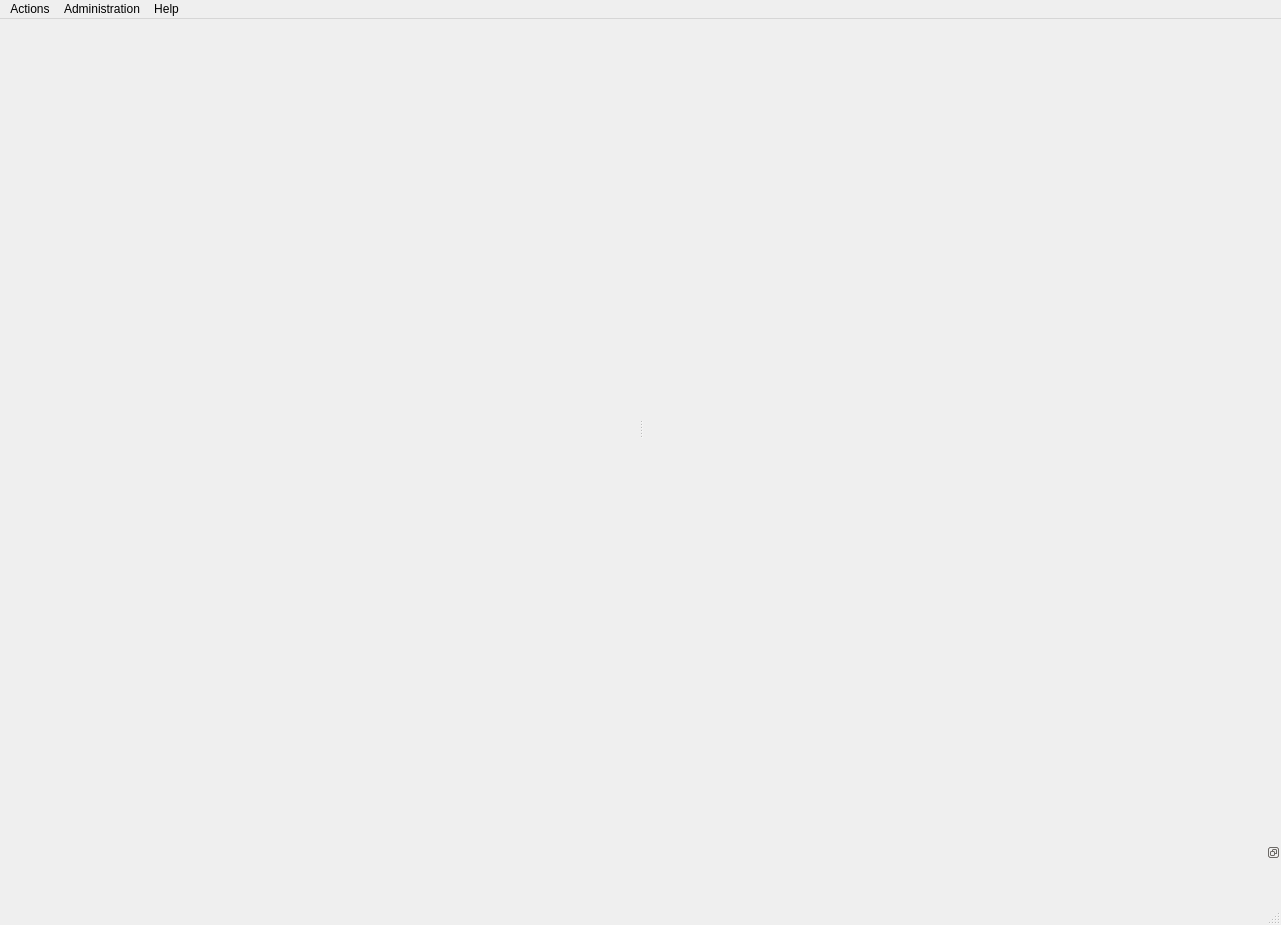
<?xml version="1.0" encoding="UTF-8"?>
<ui version="4.0">
 <class>QMainAlderWindow</class>
 <widget class="QMainWindow" name="QMainAlderWindow">
  <property name="windowModality">
   <enum>Qt::ApplicationModal</enum>
  </property>
  <property name="enabled">
   <bool>true</bool>
  </property>
  <property name="geometry">
   <rect>
    <x>0</x>
    <y>0</y>
    <width>1281</width>
    <height>925</height>
   </rect>
  </property>
  <property name="sizePolicy">
   <sizepolicy hsizetype="Expanding" vsizetype="Expanding">
    <horstretch>0</horstretch>
    <verstretch>0</verstretch>
   </sizepolicy>
  </property>
  <property name="minimumSize">
   <size>
    <width>800</width>
    <height>600</height>
   </size>
  </property>
  <property name="acceptDrops">
   <bool>false</bool>
  </property>
  <property name="windowTitle">
   <string>Alder</string>
  </property>
  <property name="dockNestingEnabled">
   <bool>true</bool>
  </property>
  <property name="unifiedTitleAndToolBarOnMac">
   <bool>false</bool>
  </property>
  <widget class="QWidget" name="centralwidget">
   <property name="sizePolicy">
    <sizepolicy hsizetype="Expanding" vsizetype="Expanding">
     <horstretch>0</horstretch>
     <verstretch>0</verstretch>
    </sizepolicy>
   </property>
   <property name="contextMenuPolicy">
    <enum>Qt::DefaultContextMenu</enum>
   </property>
   <layout class="QHBoxLayout" name="horizontalLayout">
    <item>
     <widget class="QSplitter" name="splitter">
      <property name="orientation">
       <enum>Qt::Horizontal</enum>
      </property>
      <property name="handleWidth">
       <number>10</number>
      </property>
      <property name="childrenCollapsible">
       <bool>false</bool>
      </property>
      <widget class="QAlderAtlasWidget" name="atlasWidget" native="true">
       <property name="sizePolicy">
        <sizepolicy hsizetype="Expanding" vsizetype="Preferred">
         <horstretch>0</horstretch>
         <verstretch>0</verstretch>
        </sizepolicy>
       </property>
       <property name="minimumSize">
        <size>
         <width>300</width>
         <height>0</height>
        </size>
       </property>
       <property name="sizeIncrement">
        <size>
         <width>0</width>
         <height>0</height>
        </size>
       </property>
      </widget>
      <widget class="QAlderInterviewWidget" name="interviewWidget" native="true">
       <property name="sizePolicy">
        <sizepolicy hsizetype="Expanding" vsizetype="Preferred">
         <horstretch>0</horstretch>
         <verstretch>0</verstretch>
        </sizepolicy>
       </property>
       <property name="minimumSize">
        <size>
         <width>300</width>
         <height>0</height>
        </size>
       </property>
       <property name="sizeIncrement">
        <size>
         <width>0</width>
         <height>0</height>
        </size>
       </property>
      </widget>
     </widget>
    </item>
   </layout>
  </widget>
  <widget class="QDockWidget" name="bottomDockWidget">
   <property name="sizePolicy">
    <sizepolicy hsizetype="Preferred" vsizetype="Preferred">
     <horstretch>0</horstretch>
     <verstretch>0</verstretch>
    </sizepolicy>
   </property>
   <property name="minimumSize">
    <size>
     <width>57</width>
     <height>60</height>
    </size>
   </property>
   <property name="maximumSize">
    <size>
     <width>524287</width>
     <height>60</height>
    </size>
   </property>
   <property name="features">
    <set>QDockWidget::DockWidgetFloatable</set>
   </property>
   <property name="allowedAreas">
    <set>Qt::BottomDockWidgetArea</set>
   </property>
   <attribute name="dockWidgetArea">
    <number>8</number>
   </attribute>
   <widget class="QWidget" name="bottomDockWidgetContents">
    <property name="sizePolicy">
     <sizepolicy hsizetype="Preferred" vsizetype="Fixed">
      <horstretch>0</horstretch>
      <verstretch>0</verstretch>
     </sizepolicy>
    </property>
    <layout class="QVBoxLayout" name="bottomVerticalLayout">
     <property name="spacing">
      <number>0</number>
     </property>
     <property name="margin">
      <number>0</number>
     </property>
     <item>
      <widget class="QAlderFramePlayerWidget" name="framePlayerWidget" native="true">
       <property name="sizePolicy">
        <sizepolicy hsizetype="Preferred" vsizetype="Fixed">
         <horstretch>0</horstretch>
         <verstretch>0</verstretch>
        </sizepolicy>
       </property>
      </widget>
     </item>
    </layout>
   </widget>
  </widget>
  <widget class="QMenuBar" name="menubar">
   <property name="geometry">
    <rect>
     <x>0</x>
     <y>0</y>
     <width>1281</width>
     <height>25</height>
    </rect>
   </property>
   <widget class="QMenu" name="menuActions">
    <property name="title">
     <string>Actions</string>
    </property>
    <addaction name="actionOpenInterview"/>
    <addaction name="actionShowAtlas"/>
    <addaction name="actionShowDicomTags"/>
    <addaction name="actionSaveImage"/>
    <addaction name="separator"/>
    <addaction name="actionLogin"/>
    <addaction name="actionChangePassword"/>
    <addaction name="actionExit"/>
   </widget>
   <widget class="QMenu" name="menuHelp">
    <property name="title">
     <string>Help</string>
    </property>
    <addaction name="actionAbout"/>
    <addaction name="actionManual"/>
   </widget>
   <widget class="QMenu" name="menuAdministration">
    <property name="title">
     <string>Administration</string>
    </property>
    <addaction name="actionUserManagement"/>
    <addaction name="actionUpdateDatabase"/>
   </widget>
   <addaction name="menuActions"/>
   <addaction name="menuAdministration"/>
   <addaction name="menuHelp"/>
  </widget>
  <widget class="QStatusBar" name="statusbar"/>
  <action name="actionOpenInterview">
   <property name="enabled">
    <bool>false</bool>
   </property>
   <property name="text">
    <string>Open Interview</string>
   </property>
   <property name="statusTip">
    <string>Open an interview from the database</string>
   </property>
   <property name="shortcut">
    <string>Ctrl+I</string>
   </property>
  </action>
  <action name="actionShowAtlas">
   <property name="enabled">
    <bool>false</bool>
   </property>
   <property name="text">
    <string>Show Atlas</string>
   </property>
   <property name="shortcut">
    <string>Ctrl+A</string>
   </property>
  </action>
  <action name="actionNextInterview">
   <property name="enabled">
    <bool>false</bool>
   </property>
   <property name="text">
    <string>Next Interview</string>
   </property>
   <property name="shortcut">
    <string>Ctrl+N</string>
   </property>
  </action>
  <action name="actionLogin">
   <property name="text">
    <string>Login</string>
   </property>
   <property name="shortcut">
    <string>Ctrl+L</string>
   </property>
  </action>
  <action name="actionManageUsers">
   <property name="text">
    <string>User Management</string>
   </property>
  </action>
  <action name="actionExit">
   <property name="text">
    <string>Exit</string>
   </property>
   <property name="shortcut">
    <string>Ctrl+Q</string>
   </property>
  </action>
  <action name="actionAbout">
   <property name="text">
    <string>About</string>
   </property>
  </action>
  <action name="actionManual">
   <property name="text">
    <string>Manual</string>
   </property>
  </action>
  <action name="actionUpdateData">
   <property name="text">
    <string>Update Interview Database</string>
   </property>
  </action>
  <action name="actionUserManagement">
   <property name="text">
    <string>User Management</string>
   </property>
  </action>
  <action name="actionUpdateDatabase">
   <property name="text">
    <string>Update Database</string>
   </property>
  </action>
  <action name="actionShowDicomTags">
   <property name="text">
    <string>Show Dicom Tags</string>
   </property>
   <property name="shortcut">
    <string>Ctrl+D</string>
   </property>
  </action>
  <action name="actionChangePassword">
   <property name="text">
    <string>Change Password</string>
   </property>
   <property name="shortcut">
    <string>Ctrl+P</string>
   </property>
  </action>
  <action name="actionSaveImage">
   <property name="text">
    <string>Save Image</string>
   </property>
   <property name="toolTip">
    <string>Save image to file</string>
   </property>
  </action>
 </widget>
 <customwidgets>
  <customwidget>
   <class>QAlderAtlasWidget</class>
   <extends>QWidget</extends>
   <header>QAlderAtlasWidget.h</header>
   <container>1</container>
  </customwidget>
  <customwidget>
   <class>QAlderInterviewWidget</class>
   <extends>QWidget</extends>
   <header>QAlderInterviewWidget.h</header>
   <container>1</container>
  </customwidget>
  <customwidget>
   <class>QAlderFramePlayerWidget</class>
   <extends>QWidget</extends>
   <header>QAlderFramePlayerWidget.h</header>
   <container>1</container>
  </customwidget>
 </customwidgets>
 <resources/>
 <connections/>
</ui>
